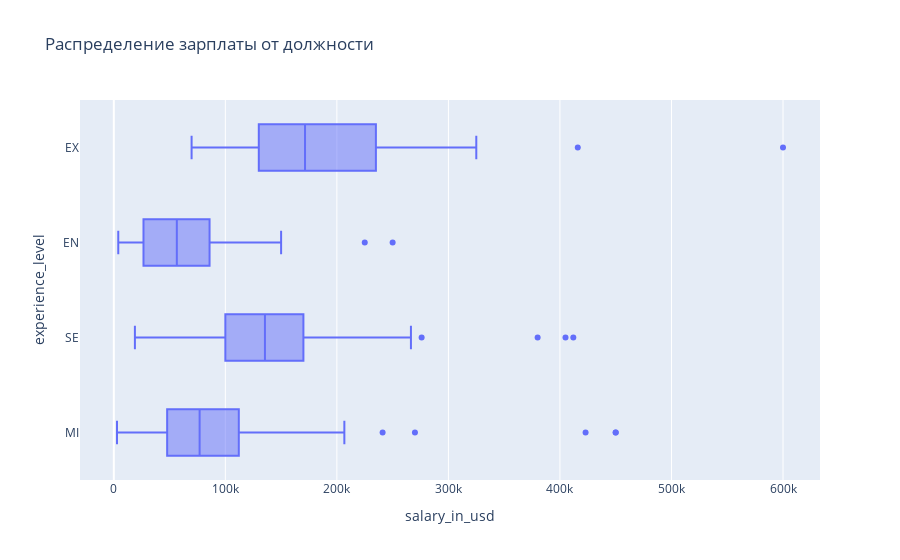

The code cell stored with this chart in its notebook:
### Code cell
fig = px.box(
    data,
    x="salary_in_usd", 
    y="experience_level",
    title='Распределение зарплаты от должности',
    orientation='h'
);
fig.show()

### Figure 1 — Plotly figure (JSON) as saved in the notebook; plotly's stock layout.template omitted (floating-point values rounded to 4 significant figures; data arrays with more than 128 entries replaced by an {"elided": "..."} marker saying what was removed)
{"data": [{"alignmentgroup": "True", "hovertemplate": "salary_in_usd=%{x}<br>experience_level=%{y}<extra></extra>", "legendgroup": "", "marker": {"color": "#636efa"}, "name": "", "notched": false, "offsetgroup": "", "orientation": "h", "showlegend": false, "type": "box", "x": {"elided": "607 int values"}, "x0": " ", "xaxis": "x", "y": {"elided": "607 str values"}, "y0": " ", "yaxis": "y"}], "layout": {"boxmode": "group", "legend": {"tracegroupgap": 0}, "title": {"text": "Распределение зарплаты от должности"}, "xaxis": {"anchor": "y", "domain": [0, 1], "title": {"text": "salary_in_usd"}}, "yaxis": {"anchor": "x", "domain": [0, 1], "title": {"text": "experience_level"}}}}
